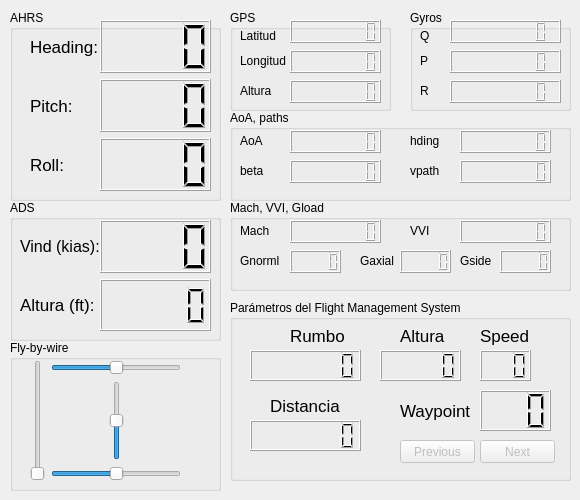
    <widget class="QWidget" name="tab_HIL">
     <attribute name="title">
      <string>HIL</string>
     </attribute>
     <widget class="QGroupBox" name="groupBox_3">
      <property name="geometry">
       <rect>
        <x>10</x>
        <y>10</y>
        <width>211</width>
        <height>191</height>
       </rect>
      </property>
      <property name="title">
       <string>AHRS</string>
      </property>
      <widget class="QWidget" name="layoutWidget_3">
       <property name="geometry">
        <rect>
         <x>20</x>
         <y>10</y>
         <width>68</width>
         <height>171</height>
        </rect>
       </property>
       <layout class="QVBoxLayout" name="verticalLayout_7">
        <item>
         <widget class="QLabel" name="label_6">
          <property name="font">
           <font>
            <pointsize>13</pointsize>
           </font>
          </property>
          <property name="text">
           <string>Heading:</string>
          </property>
         </widget>
        </item>
        <item>
         <widget class="QLabel" name="label_7">
          <property name="font">
           <font>
            <pointsize>13</pointsize>
           </font>
          </property>
          <property name="text">
           <string>Pitch:</string>
          </property>
         </widget>
        </item>
        <item>
         <widget class="QLabel" name="label_8">
          <property name="font">
           <font>
            <pointsize>13</pointsize>
           </font>
          </property>
          <property name="text">
           <string>Roll:</string>
          </property>
         </widget>
        </item>
       </layout>
      </widget>
      <widget class="QWidget" name="layoutWidget_2">
       <property name="geometry">
        <rect>
         <x>90</x>
         <y>10</y>
         <width>111</width>
         <height>171</height>
        </rect>
       </property>
       <layout class="QVBoxLayout" name="verticalLayout_6">
        <item>
         <widget class="QLCDNumber" name="lcdHILRumbo">
          <property name="font">
           <font>
            <weight>50</weight>
            <bold>false</bold>
           </font>
          </property>
          <property name="digitCount">
           <number>4</number>
          </property>
          <property name="intValue" stdset="0">
           <number>0</number>
          </property>
         </widget>
        </item>
        <item>
         <widget class="QLCDNumber" name="lcdHILPitch">
          <property name="digitCount">
           <number>4</number>
          </property>
          <property name="intValue" stdset="0">
           <number>0</number>
          </property>
         </widget>
        </item>
        <item>
         <widget class="QLCDNumber" name="lcdHILRoll">
          <property name="digitCount">
           <number>4</number>
          </property>
          <property name="intValue" stdset="0">
           <number>0</number>
          </property>
         </widget>
        </item>
       </layout>
      </widget>
     </widget>
     <widget class="QGroupBox" name="groupBox_4">
      <property name="geometry">
       <rect>
        <x>10</x>
        <y>200</y>
        <width>211</width>
        <height>141</height>
       </rect>
      </property>
      <property name="title">
       <string>ADS</string>
      </property>
      <widget class="QWidget" name="layoutWidget">
       <property name="geometry">
        <rect>
         <x>10</x>
         <y>20</y>
         <width>92</width>
         <height>111</height>
        </rect>
       </property>
       <layout class="QVBoxLayout" name="verticalLayout_8">
        <item>
         <widget class="QLabel" name="label_9">
          <property name="font">
           <font>
            <pointsize>12</pointsize>
           </font>
          </property>
          <property name="text">
           <string>Vind (kias):</string>
          </property>
         </widget>
        </item>
        <item>
         <widget class="QLabel" name="label_10">
          <property name="font">
           <font>
            <pointsize>13</pointsize>
           </font>
          </property>
          <property name="text">
           <string>Altura (ft):</string>
          </property>
         </widget>
        </item>
       </layout>
      </widget>
      <widget class="QWidget" name="layoutWidget">
       <property name="geometry">
        <rect>
         <x>90</x>
         <y>20</y>
         <width>111</width>
         <height>111</height>
        </rect>
       </property>
       <layout class="QVBoxLayout" name="verticalLayout_9">
        <item>
         <widget class="QLCDNumber" name="lcdHILVind">
          <property name="digitCount">
           <number>4</number>
          </property>
          <property name="intValue" stdset="0">
           <number>0</number>
          </property>
         </widget>
        </item>
        <item>
         <widget class="QLCDNumber" name="lcdHILAltitude">
          <property name="digitCount">
           <number>5</number>
          </property>
          <property name="intValue" stdset="0">
           <number>0</number>
          </property>
         </widget>
        </item>
       </layout>
      </widget>
     </widget>
     <widget class="QGroupBox" name="groupBox_5">
      <property name="geometry">
       <rect>
        <x>230</x>
        <y>10</y>
        <width>161</width>
        <height>101</height>
       </rect>
      </property>
      <property name="title">
       <string>GPS</string>
      </property>
      <widget class="QLCDNumber" name="lcdHILLatitud">
       <property name="geometry">
        <rect>
         <x>60</x>
         <y>10</y>
         <width>91</width>
         <height>23</height>
        </rect>
       </property>
       <property name="digitCount">
        <number>8</number>
       </property>
      </widget>
      <widget class="QLCDNumber" name="lcdHILLongitud">
       <property name="geometry">
        <rect>
         <x>60</x>
         <y>40</y>
         <width>91</width>
         <height>23</height>
        </rect>
       </property>
       <property name="digitCount">
        <number>8</number>
       </property>
      </widget>
      <widget class="QLCDNumber" name="lcdHILAltura">
       <property name="geometry">
        <rect>
         <x>60</x>
         <y>70</y>
         <width>91</width>
         <height>23</height>
        </rect>
       </property>
       <property name="digitCount">
        <number>8</number>
       </property>
      </widget>
      <widget class="QLabel" name="label_11">
       <property name="geometry">
        <rect>
         <x>10</x>
         <y>10</y>
         <width>46</width>
         <height>31</height>
        </rect>
       </property>
       <property name="text">
        <string>Latitud</string>
       </property>
      </widget>
      <widget class="QLabel" name="label_12">
       <property name="geometry">
        <rect>
         <x>10</x>
         <y>40</y>
         <width>46</width>
         <height>21</height>
        </rect>
       </property>
       <property name="text">
        <string>Longitud</string>
       </property>
      </widget>
      <widget class="QLabel" name="label_13">
       <property name="geometry">
        <rect>
         <x>10</x>
         <y>70</y>
         <width>46</width>
         <height>21</height>
        </rect>
       </property>
       <property name="text">
        <string>Altura</string>
       </property>
      </widget>
     </widget>
     <widget class="QGroupBox" name="groupBox_6">
      <property name="geometry">
       <rect>
        <x>10</x>
        <y>340</y>
        <width>211</width>
        <height>151</height>
       </rect>
      </property>
      <property name="title">
       <string>Fly-by-wire</string>
      </property>
      <widget class="QWidget" name="layoutWidget_4">
       <property name="geometry">
        <rect>
         <x>20</x>
         <y>20</y>
         <width>151</width>
         <height>121</height>
        </rect>
       </property>
       <layout class="QHBoxLayout" name="horizontalLayout_3">
        <item>
         <widget class="QSlider" name="joystickHILFBWGases">
          <property name="minimum">
           <number>0</number>
          </property>
          <property name="maximum">
           <number>100</number>
          </property>
          <property name="orientation">
           <enum>Qt::Vertical</enum>
          </property>
         </widget>
        </item>
        <item>
         <layout class="QVBoxLayout" name="verticalLayout_10">
          <item>
           <widget class="QSlider" name="joystickHILFBWAleron">
            <property name="minimum">
             <number>-100</number>
            </property>
            <property name="maximum">
             <number>100</number>
            </property>
            <property name="orientation">
             <enum>Qt::Horizontal</enum>
            </property>
           </widget>
          </item>
          <item>
           <layout class="QHBoxLayout" name="horizontalLayout_4">
            <item>
             <spacer name="horizontalSpacer_3">
              <property name="orientation">
               <enum>Qt::Horizontal</enum>
              </property>
              <property name="sizeHint" stdset="0">
               <size>
                <width>28</width>
                <height>20</height>
               </size>
              </property>
             </spacer>
            </item>
            <item>
             <widget class="QSlider" name="joystickHILFBWProfundidad">
              <property name="minimum">
               <number>-100</number>
              </property>
              <property name="maximum">
               <number>100</number>
              </property>
              <property name="orientation">
               <enum>Qt::Vertical</enum>
              </property>
             </widget>
            </item>
            <item>
             <spacer name="horizontalSpacer_4">
              <property name="orientation">
               <enum>Qt::Horizontal</enum>
              </property>
              <property name="sizeHint" stdset="0">
               <size>
                <width>28</width>
                <height>20</height>
               </size>
              </property>
             </spacer>
            </item>
           </layout>
          </item>
          <item>
           <widget class="QSlider" name="joystickHILFBWRudder">
            <property name="minimum">
             <number>-100</number>
            </property>
            <property name="maximum">
             <number>100</number>
            </property>
            <property name="orientation">
             <enum>Qt::Horizontal</enum>
            </property>
           </widget>
          </item>
         </layout>
        </item>
       </layout>
      </widget>
     </widget>
     <widget class="QGroupBox" name="groupBox_10">
      <property name="geometry">
       <rect>
        <x>230</x>
        <y>110</y>
        <width>341</width>
        <height>91</height>
       </rect>
      </property>
      <property name="title">
       <string>AoA, paths</string>
      </property>
      <widget class="QLCDNumber" name="lcdHILAoA">
       <property name="geometry">
        <rect>
         <x>60</x>
         <y>20</y>
         <width>91</width>
         <height>23</height>
        </rect>
       </property>
       <property name="digitCount">
        <number>8</number>
       </property>
      </widget>
      <widget class="QLCDNumber" name="lcdHILbeta">
       <property name="geometry">
        <rect>
         <x>60</x>
         <y>50</y>
         <width>91</width>
         <height>23</height>
        </rect>
       </property>
       <property name="digitCount">
        <number>8</number>
       </property>
      </widget>
      <widget class="QLCDNumber" name="lcdHILhding">
       <property name="geometry">
        <rect>
         <x>230</x>
         <y>20</y>
         <width>91</width>
         <height>23</height>
        </rect>
       </property>
       <property name="digitCount">
        <number>8</number>
       </property>
      </widget>
      <widget class="QLabel" name="label_14">
       <property name="geometry">
        <rect>
         <x>10</x>
         <y>20</y>
         <width>46</width>
         <height>21</height>
        </rect>
       </property>
       <property name="text">
        <string>AoA</string>
       </property>
      </widget>
      <widget class="QLabel" name="label_15">
       <property name="geometry">
        <rect>
         <x>10</x>
         <y>50</y>
         <width>46</width>
         <height>21</height>
        </rect>
       </property>
       <property name="text">
        <string>beta</string>
       </property>
      </widget>
      <widget class="QLabel" name="label_16">
       <property name="geometry">
        <rect>
         <x>180</x>
         <y>20</y>
         <width>46</width>
         <height>21</height>
        </rect>
       </property>
       <property name="text">
        <string>hding</string>
       </property>
      </widget>
      <widget class="QLCDNumber" name="lcdHILvpath">
       <property name="geometry">
        <rect>
         <x>230</x>
         <y>50</y>
         <width>91</width>
         <height>23</height>
        </rect>
       </property>
       <property name="digitCount">
        <number>8</number>
       </property>
      </widget>
      <widget class="QLabel" name="label_17">
       <property name="geometry">
        <rect>
         <x>180</x>
         <y>50</y>
         <width>46</width>
         <height>21</height>
        </rect>
       </property>
       <property name="text">
        <string>vpath</string>
       </property>
      </widget>
     </widget>
     <widget class="QGroupBox" name="groupBox_11">
      <property name="geometry">
       <rect>
        <x>410</x>
        <y>10</y>
        <width>161</width>
        <height>101</height>
       </rect>
      </property>
      <property name="title">
       <string>Gyros</string>
      </property>
      <widget class="QLCDNumber" name="lcdHILQ">
       <property name="geometry">
        <rect>
         <x>40</x>
         <y>10</y>
         <width>111</width>
         <height>23</height>
        </rect>
       </property>
       <property name="digitCount">
        <number>8</number>
       </property>
      </widget>
      <widget class="QLCDNumber" name="lcdHILP">
       <property name="geometry">
        <rect>
         <x>40</x>
         <y>40</y>
         <width>111</width>
         <height>23</height>
        </rect>
       </property>
       <property name="digitCount">
        <number>8</number>
       </property>
      </widget>
      <widget class="QLCDNumber" name="lcdHILR">
       <property name="geometry">
        <rect>
         <x>40</x>
         <y>70</y>
         <width>111</width>
         <height>23</height>
        </rect>
       </property>
       <property name="digitCount">
        <number>8</number>
       </property>
      </widget>
      <widget class="QLabel" name="label_18">
       <property name="geometry">
        <rect>
         <x>10</x>
         <y>10</y>
         <width>46</width>
         <height>31</height>
        </rect>
       </property>
       <property name="text">
        <string>Q</string>
       </property>
      </widget>
      <widget class="QLabel" name="label_19">
       <property name="geometry">
        <rect>
         <x>10</x>
         <y>40</y>
         <width>46</width>
         <height>21</height>
        </rect>
       </property>
       <property name="text">
        <string>P</string>
       </property>
      </widget>
      <widget class="QLabel" name="label_20">
       <property name="geometry">
        <rect>
         <x>10</x>
         <y>70</y>
         <width>46</width>
         <height>21</height>
        </rect>
       </property>
       <property name="text">
        <string>R</string>
       </property>
      </widget>
     </widget>
     <widget class="QGroupBox" name="groupBox_12">
      <property name="geometry">
       <rect>
        <x>230</x>
        <y>200</y>
        <width>341</width>
        <height>91</height>
       </rect>
      </property>
      <property name="title">
       <string>Mach, VVI, Gload</string>
      </property>
      <widget class="QLCDNumber" name="lcdHILMach">
       <property name="geometry">
        <rect>
         <x>60</x>
         <y>20</y>
         <width>91</width>
         <height>23</height>
        </rect>
       </property>
       <property name="digitCount">
        <number>8</number>
       </property>
      </widget>
      <widget class="QLCDNumber" name="lcdHILGnorml">
       <property name="geometry">
        <rect>
         <x>60</x>
         <y>50</y>
         <width>51</width>
         <height>23</height>
        </rect>
       </property>
       <property name="digitCount">
        <number>5</number>
       </property>
      </widget>
      <widget class="QLCDNumber" name="lcdHILVVI">
       <property name="geometry">
        <rect>
         <x>230</x>
         <y>20</y>
         <width>91</width>
         <height>23</height>
        </rect>
       </property>
       <property name="digitCount">
        <number>8</number>
       </property>
      </widget>
      <widget class="QLabel" name="label_21">
       <property name="geometry">
        <rect>
         <x>10</x>
         <y>20</y>
         <width>46</width>
         <height>21</height>
        </rect>
       </property>
       <property name="text">
        <string>Mach</string>
       </property>
      </widget>
      <widget class="QLabel" name="label_22">
       <property name="geometry">
        <rect>
         <x>10</x>
         <y>50</y>
         <width>46</width>
         <height>21</height>
        </rect>
       </property>
       <property name="text">
        <string>Gnorml</string>
       </property>
      </widget>
      <widget class="QLabel" name="label_23">
       <property name="geometry">
        <rect>
         <x>180</x>
         <y>20</y>
         <width>46</width>
         <height>21</height>
        </rect>
       </property>
       <property name="text">
        <string>VVI</string>
       </property>
      </widget>
      <widget class="QLabel" name="label_24">
       <property name="geometry">
        <rect>
         <x>130</x>
         <y>50</y>
         <width>46</width>
         <height>21</height>
        </rect>
       </property>
       <property name="text">
        <string>Gaxial</string>
       </property>
      </widget>
      <widget class="QLCDNumber" name="lcdHILGaxial">
       <property name="geometry">
        <rect>
         <x>170</x>
         <y>50</y>
         <width>51</width>
         <height>23</height>
        </rect>
       </property>
       <property name="digitCount">
        <number>5</number>
       </property>
      </widget>
      <widget class="QLCDNumber" name="lcdHILGside">
       <property name="geometry">
        <rect>
         <x>270</x>
         <y>50</y>
         <width>51</width>
         <height>23</height>
        </rect>
       </property>
       <property name="digitCount">
        <number>5</number>
       </property>
      </widget>
      <widget class="QLabel" name="label_25">
       <property name="geometry">
        <rect>
         <x>230</x>
         <y>50</y>
         <width>46</width>
         <height>21</height>
        </rect>
       </property>
       <property name="text">
        <string>Gside</string>
       </property>
      </widget>
     </widget>
     <widget class="QGroupBox" name="groupBox_13">
      <property name="geometry">
       <rect>
        <x>230</x>
        <y>300</y>
        <width>341</width>
        <height>181</height>
       </rect>
      </property>
      <property name="title">
       <string>Parámetros del Flight Management System</string>
      </property>
      <widget class="QLCDNumber" name="lcdHILFMSRumbo">
       <property name="geometry">
        <rect>
         <x>20</x>
         <y>50</y>
         <width>111</width>
         <height>31</height>
        </rect>
       </property>
       <property name="font">
        <font>
         <weight>50</weight>
         <bold>false</bold>
        </font>
       </property>
       <property name="digitCount">
        <number>7</number>
       </property>
       <property name="value" stdset="0">
        <double>0.000000000000000</double>
       </property>
       <property name="intValue" stdset="0">
        <number>0</number>
       </property>
      </widget>
      <widget class="QLabel" name="label_26">
       <property name="geometry">
        <rect>
         <x>60</x>
         <y>20</y>
         <width>61</width>
         <height>31</height>
        </rect>
       </property>
       <property name="font">
        <font>
         <pointsize>13</pointsize>
        </font>
       </property>
       <property name="text">
        <string>Rumbo</string>
       </property>
      </widget>
      <widget class="QLCDNumber" name="lcdHILFMSAltura">
       <property name="geometry">
        <rect>
         <x>150</x>
         <y>50</y>
         <width>81</width>
         <height>31</height>
        </rect>
       </property>
       <property name="font">
        <font>
         <weight>50</weight>
         <bold>false</bold>
        </font>
       </property>
       <property name="digitCount">
        <number>5</number>
       </property>
       <property name="value" stdset="0">
        <double>0.000000000000000</double>
       </property>
       <property name="intValue" stdset="0">
        <number>0</number>
       </property>
      </widget>
      <widget class="QLabel" name="label_27">
       <property name="geometry">
        <rect>
         <x>170</x>
         <y>20</y>
         <width>51</width>
         <height>31</height>
        </rect>
       </property>
       <property name="font">
        <font>
         <pointsize>13</pointsize>
        </font>
       </property>
       <property name="text">
        <string>Altura</string>
       </property>
      </widget>
      <widget class="QLCDNumber" name="lcdHILFMSSpeed">
       <property name="geometry">
        <rect>
         <x>250</x>
         <y>50</y>
         <width>51</width>
         <height>31</height>
        </rect>
       </property>
       <property name="font">
        <font>
         <weight>50</weight>
         <bold>false</bold>
        </font>
       </property>
       <property name="digitCount">
        <number>3</number>
       </property>
       <property name="value" stdset="0">
        <double>0.000000000000000</double>
       </property>
       <property name="intValue" stdset="0">
        <number>0</number>
       </property>
      </widget>
      <widget class="QLabel" name="label_28">
       <property name="geometry">
        <rect>
         <x>250</x>
         <y>20</y>
         <width>51</width>
         <height>31</height>
        </rect>
       </property>
       <property name="font">
        <font>
         <pointsize>13</pointsize>
        </font>
       </property>
       <property name="text">
        <string>Speed</string>
       </property>
      </widget>
      <widget class="QPushButton" name="pushButtonHILFMSPrevious">
       <property name="enabled">
        <bool>false</bool>
       </property>
       <property name="geometry">
        <rect>
         <x>170</x>
         <y>140</y>
         <width>75</width>
         <height>23</height>
        </rect>
       </property>
       <property name="text">
        <string>Previous</string>
       </property>
      </widget>
      <widget class="QPushButton" name="pushButtonHILFMSNext">
       <property name="enabled">
        <bool>false</bool>
       </property>
       <property name="geometry">
        <rect>
         <x>250</x>
         <y>140</y>
         <width>75</width>
         <height>23</height>
        </rect>
       </property>
       <property name="text">
        <string>Next</string>
       </property>
      </widget>
      <widget class="QLabel" name="label_29">
       <property name="geometry">
        <rect>
         <x>170</x>
         <y>90</y>
         <width>81</width>
         <height>41</height>
        </rect>
       </property>
       <property name="font">
        <font>
         <pointsize>13</pointsize>
        </font>
       </property>
       <property name="text">
        <string>Waypoint</string>
       </property>
      </widget>
      <widget class="QLCDNumber" name="lcdHILFMSWaypoint">
       <property name="geometry">
        <rect>
         <x>250</x>
         <y>90</y>
         <width>71</width>
         <height>41</height>
        </rect>
       </property>
       <property name="font">
        <font>
         <weight>50</weight>
         <bold>false</bold>
        </font>
       </property>
       <property name="digitCount">
        <number>3</number>
       </property>
       <property name="value" stdset="0">
        <double>0.000000000000000</double>
       </property>
       <property name="intValue" stdset="0">
        <number>0</number>
       </property>
      </widget>
      <widget class="QLCDNumber" name="lcdHILFMSDistancia">
       <property name="geometry">
        <rect>
         <x>20</x>
         <y>120</y>
         <width>111</width>
         <height>31</height>
        </rect>
       </property>
       <property name="font">
        <font>
         <weight>50</weight>
         <bold>false</bold>
        </font>
       </property>
       <property name="digitCount">
        <number>7</number>
       </property>
       <property name="value" stdset="0">
        <double>0.000000000000000</double>
       </property>
       <property name="intValue" stdset="0">
        <number>0</number>
       </property>
      </widget>
      <widget class="QLabel" name="label_30">
       <property name="geometry">
        <rect>
         <x>40</x>
         <y>90</y>
         <width>71</width>
         <height>31</height>
        </rect>
       </property>
       <property name="font">
        <font>
         <pointsize>13</pointsize>
        </font>
       </property>
       <property name="text">
        <string>Distancia</string>
       </property>
      </widget>
     </widget>
    </widget>
